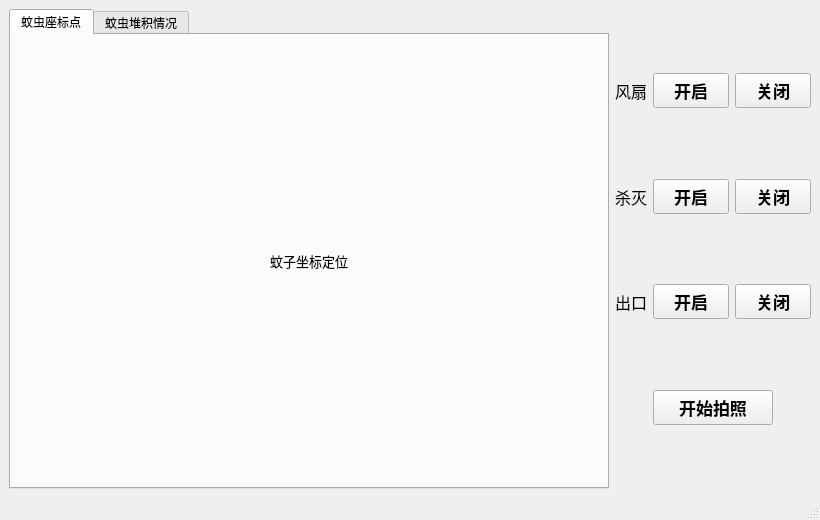
<?xml version="1.0" encoding="UTF-8"?>
<ui version="4.0">
 <class>MainWindow</class>
 <widget class="QMainWindow" name="MainWindow">
  <property name="geometry">
   <rect>
    <x>0</x>
    <y>0</y>
    <width>820</width>
    <height>520</height>
   </rect>
  </property>
  <property name="minimumSize">
   <size>
    <width>450</width>
    <height>337</height>
   </size>
  </property>
  <property name="maximumSize">
   <size>
    <width>820</width>
    <height>520</height>
   </size>
  </property>
  <property name="cursor">
   <cursorShape>ArrowCursor</cursorShape>
  </property>
  <property name="windowTitle">
   <string>MosqiBot</string>
  </property>
  <widget class="QWidget" name="centralwidget">
   <layout class="QGridLayout" name="gridLayout_2">
    <item row="0" column="0">
     <widget class="QTabWidget" name="tabWidget">
      <property name="minimumSize">
       <size>
        <width>600</width>
        <height>300</height>
       </size>
      </property>
      <property name="maximumSize">
       <size>
        <width>800</width>
        <height>500</height>
       </size>
      </property>
      <property name="toolTip">
       <string/>
      </property>
      <property name="styleSheet">
       <string notr="true"/>
      </property>
      <property name="currentIndex">
       <number>0</number>
      </property>
      <widget class="QWidget" name="tab_target_img">
       <attribute name="title">
        <string>蚊虫座标点</string>
       </attribute>
       <layout class="QGridLayout" name="gridLayout_3">
        <item row="0" column="0">
         <widget class="QLabel" name="label_target">
          <property name="minimumSize">
           <size>
            <width>400</width>
            <height>300</height>
           </size>
          </property>
          <property name="font">
           <font>
            <family>aakar</family>
            <pointsize>10</pointsize>
            <italic>false</italic>
            <bold>false</bold>
           </font>
          </property>
          <property name="layoutDirection">
           <enum>Qt::LeftToRight</enum>
          </property>
          <property name="text">
           <string>蚊子坐标定位</string>
          </property>
          <property name="alignment">
           <set>Qt::AlignCenter</set>
          </property>
         </widget>
        </item>
       </layout>
      </widget>
      <widget class="QWidget" name="tab_heap_img">
       <attribute name="title">
        <string>蚊虫堆积情况</string>
       </attribute>
       <layout class="QGridLayout" name="gridLayout">
        <item row="0" column="0">
         <widget class="QLabel" name="label_heap">
          <property name="minimumSize">
           <size>
            <width>400</width>
            <height>300</height>
           </size>
          </property>
          <property name="text">
           <string>蚊子堆积定位</string>
          </property>
          <property name="alignment">
           <set>Qt::AlignCenter</set>
          </property>
         </widget>
        </item>
       </layout>
      </widget>
     </widget>
    </item>
    <item row="0" column="1">
     <layout class="QVBoxLayout" name="verticalLayout">
      <item>
       <spacer name="verticalSpacer">
        <property name="orientation">
         <enum>Qt::Vertical</enum>
        </property>
        <property name="sizeHint" stdset="0">
         <size>
          <width>20</width>
          <height>40</height>
         </size>
        </property>
       </spacer>
      </item>
      <item>
       <layout class="QHBoxLayout" name="horizontalLayout">
        <item>
         <widget class="QLabel" name="label">
          <property name="font">
           <font>
            <family>aakar</family>
            <pointsize>12</pointsize>
           </font>
          </property>
          <property name="text">
           <string>风扇</string>
          </property>
          <property name="alignment">
           <set>Qt::AlignCenter</set>
          </property>
         </widget>
        </item>
        <item>
         <widget class="QPushButton" name="pushButton_fan_on">
          <property name="minimumSize">
           <size>
            <width>60</width>
            <height>35</height>
           </size>
          </property>
          <property name="font">
           <font>
            <pointsize>13</pointsize>
            <bold>true</bold>
           </font>
          </property>
          <property name="cursor">
           <cursorShape>PointingHandCursor</cursorShape>
          </property>
          <property name="styleSheet">
           <string notr="true"/>
          </property>
          <property name="text">
           <string>开启</string>
          </property>
         </widget>
        </item>
        <item>
         <widget class="QPushButton" name="pushButton_fan_off">
          <property name="minimumSize">
           <size>
            <width>60</width>
            <height>35</height>
           </size>
          </property>
          <property name="font">
           <font>
            <pointsize>13</pointsize>
            <bold>true</bold>
           </font>
          </property>
          <property name="cursor">
           <cursorShape>PointingHandCursor</cursorShape>
          </property>
          <property name="styleSheet">
           <string notr="true"/>
          </property>
          <property name="text">
           <string>关闭</string>
          </property>
         </widget>
        </item>
       </layout>
      </item>
      <item>
       <spacer name="verticalSpacer_2">
        <property name="orientation">
         <enum>Qt::Vertical</enum>
        </property>
        <property name="sizeHint" stdset="0">
         <size>
          <width>20</width>
          <height>40</height>
         </size>
        </property>
       </spacer>
      </item>
      <item>
       <layout class="QHBoxLayout" name="horizontalLayout_2">
        <item>
         <widget class="QLabel" name="label_3">
          <property name="font">
           <font>
            <family>aakar</family>
            <pointsize>12</pointsize>
           </font>
          </property>
          <property name="text">
           <string>杀灭</string>
          </property>
          <property name="alignment">
           <set>Qt::AlignCenter</set>
          </property>
         </widget>
        </item>
        <item>
         <widget class="QPushButton" name="pushButton_killer_on">
          <property name="minimumSize">
           <size>
            <width>60</width>
            <height>35</height>
           </size>
          </property>
          <property name="font">
           <font>
            <pointsize>13</pointsize>
            <bold>true</bold>
           </font>
          </property>
          <property name="cursor">
           <cursorShape>PointingHandCursor</cursorShape>
          </property>
          <property name="styleSheet">
           <string notr="true"/>
          </property>
          <property name="text">
           <string>开启</string>
          </property>
         </widget>
        </item>
        <item>
         <widget class="QPushButton" name="pushButton_killer_off">
          <property name="minimumSize">
           <size>
            <width>60</width>
            <height>35</height>
           </size>
          </property>
          <property name="font">
           <font>
            <pointsize>13</pointsize>
            <bold>true</bold>
           </font>
          </property>
          <property name="cursor">
           <cursorShape>PointingHandCursor</cursorShape>
          </property>
          <property name="styleSheet">
           <string notr="true"/>
          </property>
          <property name="text">
           <string>关闭</string>
          </property>
         </widget>
        </item>
       </layout>
      </item>
      <item>
       <spacer name="verticalSpacer_5">
        <property name="orientation">
         <enum>Qt::Vertical</enum>
        </property>
        <property name="sizeHint" stdset="0">
         <size>
          <width>20</width>
          <height>40</height>
         </size>
        </property>
       </spacer>
      </item>
      <item>
       <layout class="QHBoxLayout" name="horizontalLayout_3">
        <item>
         <widget class="QLabel" name="label_4">
          <property name="font">
           <font>
            <family>aakar</family>
            <pointsize>12</pointsize>
           </font>
          </property>
          <property name="text">
           <string>出口</string>
          </property>
          <property name="alignment">
           <set>Qt::AlignCenter</set>
          </property>
         </widget>
        </item>
        <item>
         <widget class="QPushButton" name="pushButton_outlet_on">
          <property name="minimumSize">
           <size>
            <width>60</width>
            <height>35</height>
           </size>
          </property>
          <property name="font">
           <font>
            <pointsize>13</pointsize>
            <bold>true</bold>
           </font>
          </property>
          <property name="cursor">
           <cursorShape>PointingHandCursor</cursorShape>
          </property>
          <property name="styleSheet">
           <string notr="true"/>
          </property>
          <property name="text">
           <string>开启</string>
          </property>
         </widget>
        </item>
        <item>
         <widget class="QPushButton" name="pushButton_outlet_off">
          <property name="minimumSize">
           <size>
            <width>60</width>
            <height>35</height>
           </size>
          </property>
          <property name="font">
           <font>
            <pointsize>13</pointsize>
            <bold>true</bold>
           </font>
          </property>
          <property name="cursor">
           <cursorShape>PointingHandCursor</cursorShape>
          </property>
          <property name="styleSheet">
           <string notr="true"/>
          </property>
          <property name="text">
           <string>关闭</string>
          </property>
         </widget>
        </item>
       </layout>
      </item>
      <item>
       <spacer name="verticalSpacer_3">
        <property name="orientation">
         <enum>Qt::Vertical</enum>
        </property>
        <property name="sizeHint" stdset="0">
         <size>
          <width>20</width>
          <height>40</height>
         </size>
        </property>
       </spacer>
      </item>
      <item>
       <layout class="QHBoxLayout" name="horizontalLayout_4">
        <item>
         <spacer name="horizontalSpacer">
          <property name="orientation">
           <enum>Qt::Horizontal</enum>
          </property>
          <property name="sizeHint" stdset="0">
           <size>
            <width>40</width>
            <height>20</height>
           </size>
          </property>
         </spacer>
        </item>
        <item>
         <widget class="QPushButton" name="pushButton_start_shoot">
          <property name="minimumSize">
           <size>
            <width>120</width>
            <height>35</height>
           </size>
          </property>
          <property name="font">
           <font>
            <pointsize>13</pointsize>
            <bold>true</bold>
           </font>
          </property>
          <property name="cursor">
           <cursorShape>PointingHandCursor</cursorShape>
          </property>
          <property name="styleSheet">
           <string notr="true"/>
          </property>
          <property name="text">
           <string>开始拍照</string>
          </property>
         </widget>
        </item>
        <item>
         <spacer name="horizontalSpacer_2">
          <property name="orientation">
           <enum>Qt::Horizontal</enum>
          </property>
          <property name="sizeHint" stdset="0">
           <size>
            <width>40</width>
            <height>20</height>
           </size>
          </property>
         </spacer>
        </item>
       </layout>
      </item>
      <item>
       <spacer name="verticalSpacer_4">
        <property name="orientation">
         <enum>Qt::Vertical</enum>
        </property>
        <property name="sizeHint" stdset="0">
         <size>
          <width>20</width>
          <height>40</height>
         </size>
        </property>
       </spacer>
      </item>
     </layout>
    </item>
   </layout>
  </widget>
  <widget class="QStatusBar" name="statusbar"/>
 </widget>
 <tabstops>
  <tabstop>tabWidget</tabstop>
 </tabstops>
 <resources/>
 <connections/>
</ui>
